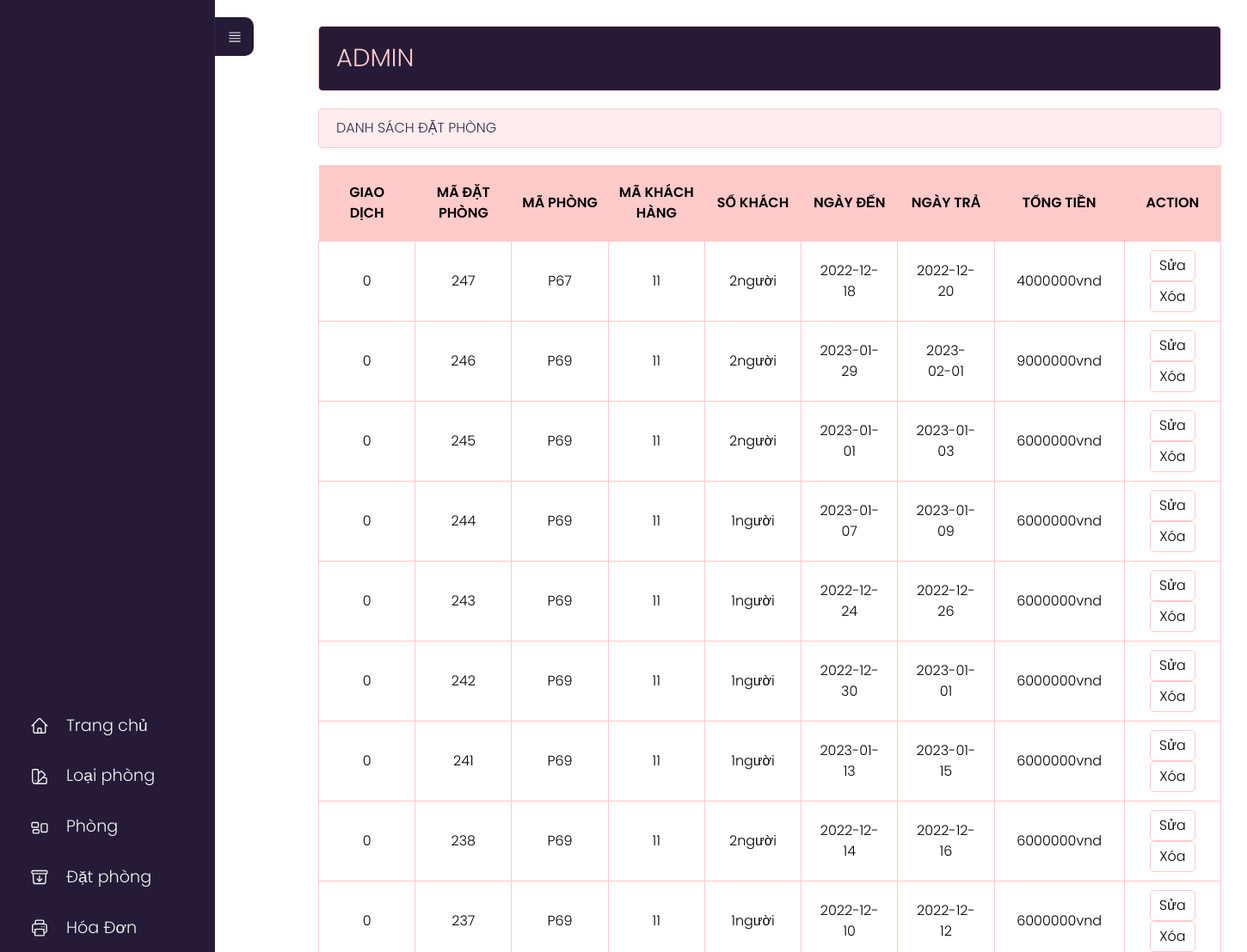
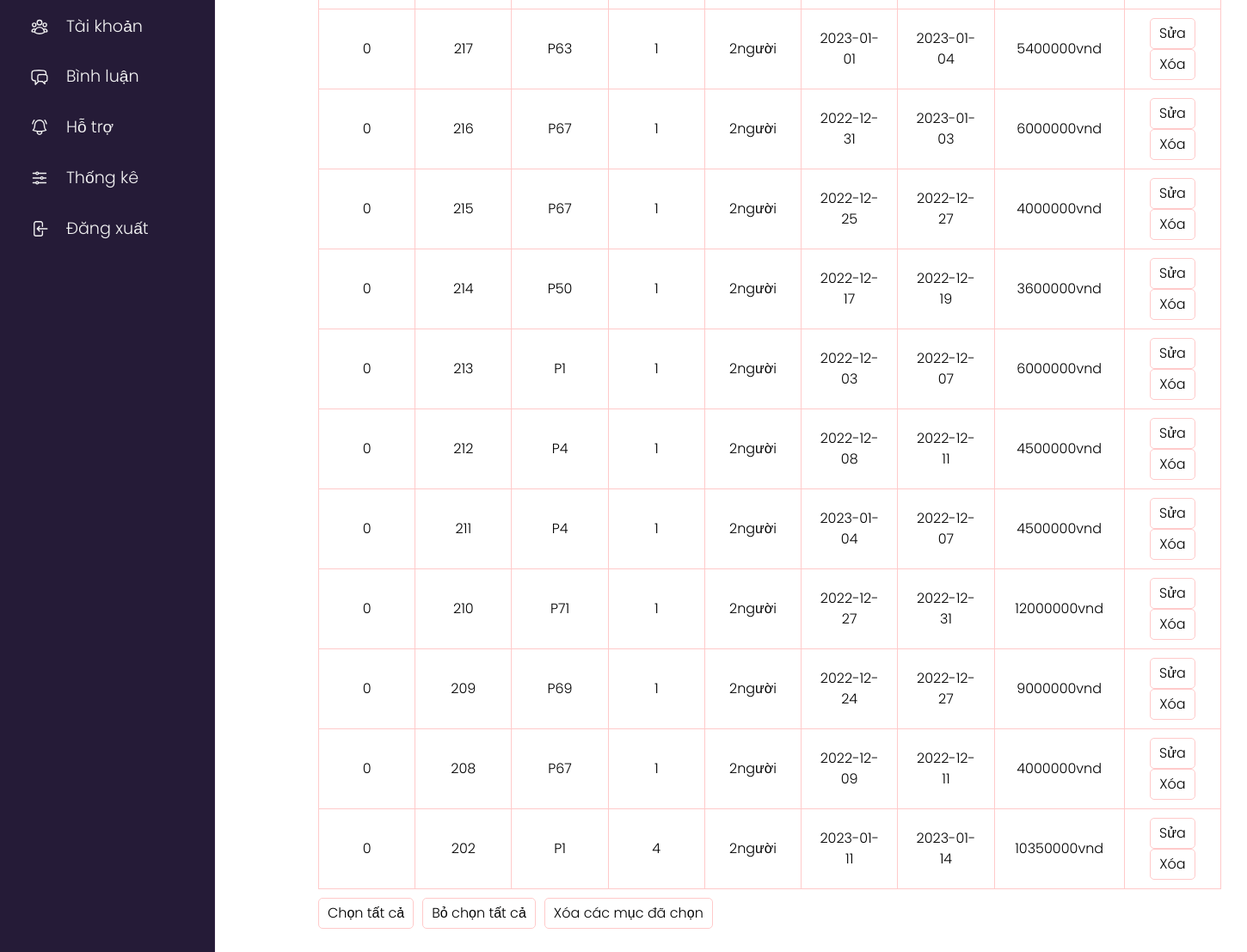
The app's page /admin/index.php?act=listdp with its own data (2 pictures, top to bottom).
### tables this page shows
CREATE TABLE `datphong` (
  `id_order` int(11) NOT NULL,
  `id_phong` int(11) NOT NULL,
  `id_user` varchar(255) NOT NULL,
  `sokhach` int(2) NOT NULL,
  `ngayden` date NOT NULL,
  `ngaytra` date NOT NULL,
  `tongtien` float(10,2) NOT NULL,
  `giaodich` tinyint(2) NOT NULL DEFAULT 0,
  `tinhtrang` tinyint(2) NOT NULL DEFAULT 0
);

### model/pdo.php (called while the page is built, shortened)
<?php
function pdo_get_connection(){
    $dburl = "mysql:host=localhost;dbname=khachsan;charset=utf8";
    $user = 'root';
    $password = '';
    $conn = new PDO($dburl, $user, $password);
    $conn->setAttribute(PDO::ATTR_ERRMODE, PDO::ERRMODE_EXCEPTION);
    return $conn;
}
function pdo_query($sql){
    $sql_args = array_slice(func_get_args(), 1);
    try{
        $conn = pdo_get_connection();
        $stmt = $conn->prepare($sql);
        $stmt->execute($sql_args);
        $rows = $stmt->fetchAll();
        return $rows;
    }
    catch(PDOException $e){
        throw $e;
    }
    finally{
        unset($conn);
    }
}

### model/datphong.php (called while the page is built, shortened)
<?php
    function loadall_datphong(){
        $sql="SELECT * FROM datphong order by id_order desc";
        $listdp=pdo_query($sql);
        return $listdp;
    }
    function update_tinhtrang(){
        $sql="SELECT * FROM datphong";
        $listdp=pdo_query($sql);
    }
?>

### admin/datphong/list.php (the view, shortened to what this page needs)
<div class="row">
    <div class="row mb headeradmin" style="width:1050px;">
        <h1 style="padding: 15px 0;">ADMIN </h1>
    </div>
    <div class="row formtittle" style="width:1050px;">
        <h3>DANH SÁCH ĐẶT PHÒNG</h3>
    </div>
    <div class="row formcontent">
        <form action="index.php?act=listdp" method="post">
            <div class="row mb10 formdshanghoa" style="width:1050px;">
                <table>
                    <tr>
                        <th>GIAO DỊCH</th>
                        <th>MÃ ĐẶT PHÒNG</th>
                        <th>MÃ PHÒNG</th>
                        <th>MÃ KHÁCH HÀNG</th>
                        <th>SỐ KHÁCH</th>
                        <th>NGÀY ĐẾN</th>
                        <th>NGÀY TRẢ</th>
                        <th>TỔNG TIỀN</th>
                        <th>ACTION</th>
                    </tr>
                    <?php
                    foreach ($listdp as $datphong) {
                        extract($datphong);
                        $suadp = "index.php?act=suadp&id=" . $id_order;
                        $xoadp = "index.php?act=xoadp&id=" . $id_order;
                        echo '<tr>
                                        <td>'.$giaodich.'</td>
                                        <td>' . $id_order . '</td>
                                        <td>P' . $id_phong . '</td>
                                        <td>' . $id_user . '</td>
                                        <td>' . $sokhach . 'người</td>
                                        <td>' . $ngayden . '</td>
                                        <td>' . $ngaytra . '</td>
                                        <td>' . $tongtien . 'vnd</td>
                                        <td><a href="' . $suadp . '"><input type="button" value="Sửa"></a>  <a onclick="return DELETE()" href="' . $xoadp . '"><input type="button" value="Xóa"></a></td>
                                    </tr>';
                    }
                    ?>
                </table>
            </div>
            <div class="row mb10" style="display:flex;">
                <input type="button" id="btn1" value="Chọn tất cả">
                <input type="button" id="btn2" value="Bỏ chọn tất cả" style="margin-left:10px;">
                <input type="button" value="Xóa các mục đã chọn" style="margin-left:10px;">
            </div>
        </form>
    </div>
</div>
</div>

### view_demo/css/styleadmin.css (style rules this page uses)
* { padding: 0; margin: 0; box-sizing: border-box; font-family: 'Poppins', sans-serif; font-weight: 300; }
body { position: relative; width: 100%; min-height: 150vh; }
.row { float: left; width: 70%; }
.mb { margin-bottom: 20px; }
.mb10 { margin-bottom: 10px; }
.formtk input[type="submit"], .formcontent input[type="submit"], .formcontent input[type="reset"], .formcontent input[type="button"] { border-radius: 5px; padding: 5px 10px; background-color: #ffffff; border: 1px solid #FFCACA; }
.headeradmin { background-color: #251B37; border: 1px solid #FFCACA; color: #FFCACA; border-radius: 5px; padding: 0px 20px; width: 70%; }
.headeradmin h1 { font-size: 2vw; }
.formtittle { background-color: #FFECEF; border: 1px solid #FFCACA; color: #372948; border-radius: 5px; padding: 10px 20px; }
.formcontent { padding: 20px 0; }
table tr th { font-weight: 600; }
.formdshanghoa table { width: 100%; border-collapse: collapse; }
.formdshanghoa table th:nth-child(1) { width: 10%; padding: 20px; background-color: #FFCACA; }
.formdshanghoa table th:nth-child(2) { width: 10%; background-color: #FFCACA; }
.formdshanghoa table th:nth-child(3) { width: 10%; background-color: #FFCACA; }
.formdshanghoa table th:nth-child(4) { width: 10%; background-color: #FFCACA; }
.formdshanghoa table th:nth-child(5) { width: 10%; background-color: #FFCACA; }
.formdshanghoa table th:nth-child(6) { width: 10%; background-color: #FFCACA; }
.formdshanghoa table th:nth-child(7) { width: 30%; background-color: #FFCACA; }
.formdshanghoa table th:nth-child(8) { width: 10%; background-color: #FFCACA; }
.formdshanghoa table td { border: 1px solid #FFCACA; padding: 10px 20px; text-align: center; }
.formdshanghoa table th:nth-child(7) { width: 10%; background-color: #FFCACA; }
.formdshanghoa table th:nth-child(9) { width: 10%; background-color: #FFCACA; }

### records on screen
datphong: giaodich "0", id_order "247", id_phong "67", id_user "11", sokhach "2", ngayden "2022-12-18", ngaytra "2022-12-20", tongtien "4000000"
datphong: giaodich "0", id_order "246", id_phong "69", id_user "11", sokhach "2", ngayden "2023-01-29", ngaytra "2023-02-01", tongtien "9000000"
datphong: giaodich "0", id_order "245", id_phong "69", id_user "11", sokhach "2", ngayden "2023-01-01", ngaytra "2023-01-03", tongtien "6000000"
datphong: giaodich "0", id_order "244", id_phong "69", id_user "11", sokhach "1", ngayden "2023-01-07", ngaytra "2023-01-09", tongtien "6000000"
datphong: giaodich "0", id_order "243", id_phong "69", id_user "11", sokhach "1", ngayden "2022-12-24", ngaytra "2022-12-26", tongtien "6000000"
datphong: giaodich "0", id_order "242", id_phong "69", id_user "11", sokhach "1", ngayden "2022-12-30", ngaytra "2023-01-01", tongtien "6000000"
datphong: giaodich "0", id_order "241", id_phong "69", id_user "11", sokhach "1", ngayden "2023-01-13", ngaytra "2023-01-15", tongtien "6000000"
datphong: giaodich "0", id_order "238", id_phong "69", id_user "11", sokhach "2", ngayden "2022-12-14", ngaytra "2022-12-16", tongtien "6000000"
datphong: giaodich "0", id_order "237", id_phong "69", id_user "11", sokhach "1", ngayden "2022-12-10", ngaytra "2022-12-12", tongtien "6000000"
datphong: giaodich "0", id_order "217", id_phong "63", id_user "1", sokhach "2", ngayden "2023-01-01", ngaytra "2023-01-04", tongtien "5400000"
datphong: giaodich "0", id_order "216", id_phong "67", id_user "1", sokhach "2", ngayden "2022-12-31", ngaytra "2023-01-03", tongtien "6000000"
datphong: giaodich "0", id_order "215", id_phong "67", id_user "1", sokhach "2", ngayden "2022-12-25", ngaytra "2022-12-27", tongtien "4000000"
datphong: giaodich "0", id_order "214", id_phong "50", id_user "1", sokhach "2", ngayden "2022-12-17", ngaytra "2022-12-19", tongtien "3600000"
datphong: giaodich "0", id_order "213", id_phong "1", id_user "1", sokhach "2", ngayden "2022-12-03", ngaytra "2022-12-07", tongtien "6000000"
datphong: giaodich "0", id_order "212", id_phong "4", id_user "1", sokhach "2", ngayden "2022-12-08", ngaytra "2022-12-11", tongtien "4500000"
datphong: giaodich "0", id_order "211", id_phong "4", id_user "1", sokhach "2", ngayden "2023-01-04", ngaytra "2022-12-07", tongtien "4500000"
datphong: giaodich "0", id_order "210", id_phong "71", id_user "1", sokhach "2", ngayden "2022-12-27", ngaytra "2022-12-31", tongtien "12000000"
datphong: giaodich "0", id_order "209", id_phong "69", id_user "1", sokhach "2", ngayden "2022-12-24", ngaytra "2022-12-27", tongtien "9000000"
datphong: giaodich "0", id_order "208", id_phong "67", id_user "1", sokhach "2", ngayden "2022-12-09", ngaytra "2022-12-11", tongtien "4000000"
datphong: giaodich "0", id_order "202", id_phong "1", id_user "4", sokhach "2", ngayden "2023-01-11", ngaytra "2023-01-14", tongtien "10350000"
